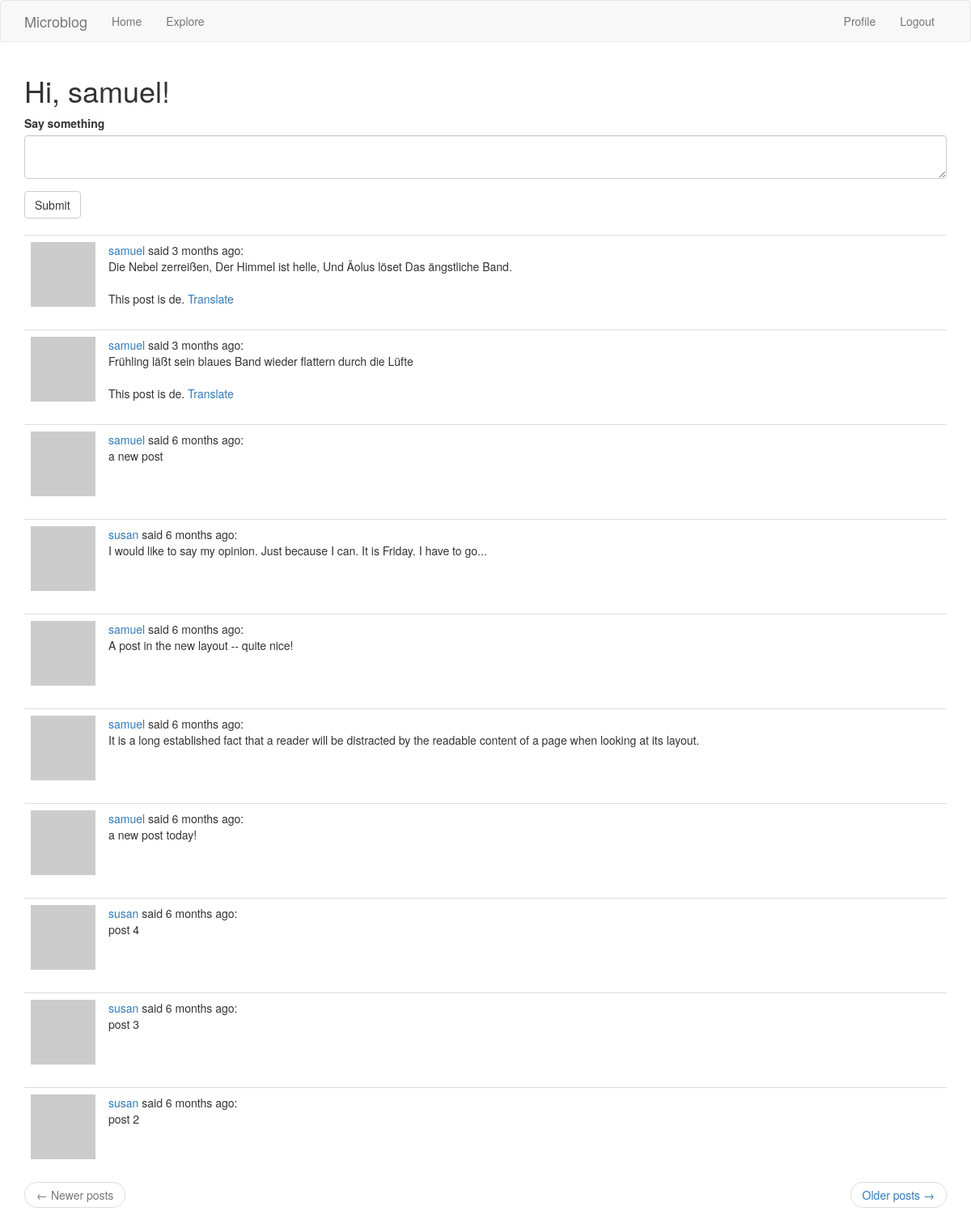
The page /index (signed in) on the database its author committed.
### app/models.py (models this page shows, shortened)
class User(UserMixin, db.Model):
    id = db.Column(db.Integer, primary_key=True)
    username = db.Column(db.String(64), index=True, unique=True)
    email = db.Column(db.String(120), index=True, unique=True)
    password_hash = db.Column(db.String(128))
    posts = db.relationship('Post', backref='author', lazy='dynamic')
    about_me = db.Column(db.String(140))
    last_seen = db.Column(db.DateTime, default=datetime.utcnow)
    followed = db.relationship(
        'User', secondary=followers,
        primaryjoin=(followers.c.follower_id == id),
        secondaryjoin=(followers.c.followed_id == id),
        backref=db.backref('followers', lazy='dynamic'), lazy='dynamic')
    def avatar(self, size):
        digest = md5(self.email.lower().encode('utf-8')).hexdigest()
        return 'https://www.gravatar.com/avatar/{}?d=identicon&s={}'.format(digest, size)
    def followed_posts(self):
        followed = Post.query.join(
            followers, (followers.c.followed_id == Post.user_id)).filter(
                followers.c.follower_id == self.id)
        own = Post.query.filter_by(user_id=self.id)
        return followed.union(own).order_by(Post.timestamp.desc())

class Post(db.Model):
    id = db.Column(db.Integer, primary_key=True)
    body = db.Column(db.String(140))
    timestamp = db.Column(db.DateTime, index=True, default=datetime.utcnow)
    user_id = db.Column(db.Integer, db.ForeignKey('user.id'))
    language = db.Column(db.String(5))

### app/routes.py (the view, shortened to what this page needs)
@app.route('/', methods=['GET', 'POST'])
@app.route('/index', methods=['GET', 'POST'])
@login_required
def index():
    form = PostForm()
    page = request.args.get('page', 1, type=int)
    posts=current_user.followed_posts().paginate(page, app.config['POSTS_PER_PAGE'], False)
    next_url = url_for('index', page=posts.next_num) if posts.has_next else None
    prev_url = url_for('index', page=posts.prev_num) if posts.has_prev else None
    return render_template('index.html', title='Home', form=form, posts=posts.items, next_url=next_url, prev_url=prev_url)

### app/forms.py
class PostForm(FlaskForm):
    post = TextAreaField('Say something', validators=[
        DataRequired(), Length(min=1, max=140)])
    submit = SubmitField('Submit')

### app/models.py (called while the page is built)
@login.user_loader
def load_user(id):
    return User.query.get(int(id))

### app/routes.py (called while the page is built)
@app.before_request
def before_request():
    if current_user.is_authenticated:
        current_user.last_seen = datetime.utcnow()
        db.session.commit()

### app/templates/index.html
{% extends "base.html" %}
{% import 'bootstrap/wtf.html' as wtf %}
{% block app_content %}
  <h1>Hi, {{ current_user.username }}!</h1>
  {% if form %}
  {{ wtf.quick_form(form) }}
  <br>
  {% endif %}
  {% for post in posts %}
    {% include '_post.html' %}
  {% endfor %}
  {% include '_pager.html' %}
{% endblock %}

### app/templates/_post.html
<table class="table table-hover">
  <tr>
    <td width="70ox">
      <a href="{{ url_for('user', username=post.author.username) }}">
        <img src="{{ post.author.avatar(70) }}" alt="">
      </a>
    </td>
    <td>
      <a href="{{ url_for('user', username=post.author.username) }}">
        {{ post.author.username }}
      </a>
      said {{ moment(post.timestamp).fromNow() }}: <br>
      <span id="post{{ post.id }}">{{ post.body }}</span>
      {% if post.language and post.language != g.locale %}
      <br><br>
      <span id="translation{{ post.id }}">
        This post is {{ post.language }}.
        <a href="javascript:translate(
          '#post{{ post.id }}',
          '#translation{{ post.id }}',
          '{{ post.language }}',
          'en');">Translate</a>
      </span>
      {% endif %}
    </td>
  </tr>
</table>

### rows shown on the page
User: username "samuel"
Post: author.username "samuel", timestamp "3 months ago", body "Die Nebel zerreißen, Der Himmel ist helle, Und Äolus löset Das ängstliche Band.", language "de"
Post: author.username "samuel", timestamp "3 months ago", body "Frühling läßt sein blaues Band wieder flattern durch die Lüfte", language "de"
Post: author.username "samuel", timestamp "6 months ago", body "a new post"
Post: author.username "susan", timestamp "6 months ago", body "I would like to say my opinion. Just because I can. It is Friday. I have to go..."
Post: author.username "samuel", timestamp "6 months ago", body "A post in the new layout -- quite nice!"
Post: author.username "samuel", timestamp "6 months ago", body "It is a long established fact that a reader will be distracted by the readable content of a page when looking at its layout."
Post: author.username "samuel", timestamp "6 months ago", body "a new post today!"
Post: author.username "susan", timestamp "6 months ago", body "post 4"
Post: author.username "susan", timestamp "6 months ago", body "post 3"
Post: author.username "susan", timestamp "6 months ago", body "post 2"
